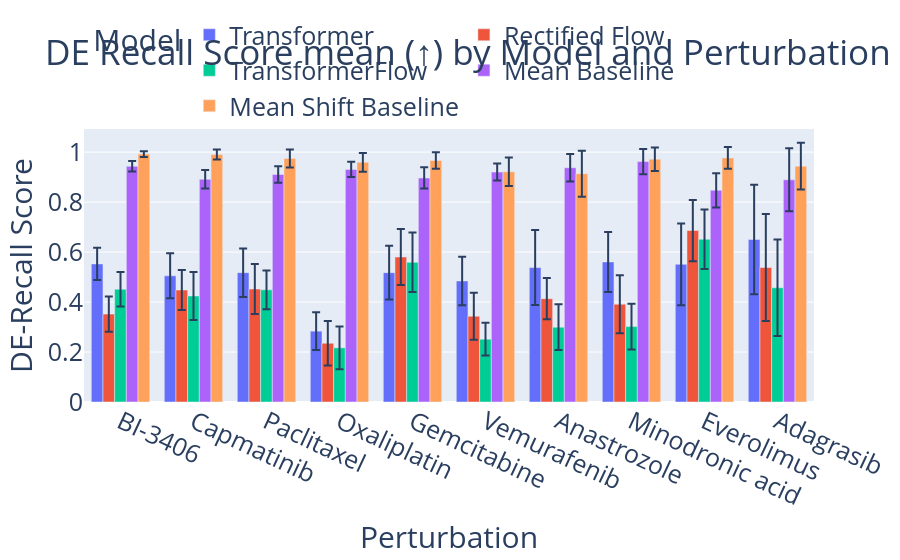

Notebook code cell kept with this figure:
### Code cell
from plotly.subplots import make_subplots
import plotly.graph_objects as go

model_scores = {
    "Transformer": transformer_de_recall_by_pert,
    "Rectified Flow": rf_de_recall_by_pert,
    "TransformerFlow": tf_de_recall_by_pert,
    "Mean Baseline": mean_baseline_de_recall_by_pert,
    "Mean Shift Baseline": mean_shift_baseline_de_recall_by_pert,
}
colors = px.colors.qualitative.Plotly
degs = pd.Series([num_degs[p] for p in perturbations], index=perturbations)

fig = make_subplots(rows=1, cols=1, shared_xaxes=True, vertical_spacing=0.06, row_heights=[1.0]) # 72 28

# Top: DE-F1 bars per model (legend shows Spearman rho between num DEGs and mean DE-F1)
for color, (model, scores) in zip(colors, model_scores.items()):
    means = pd.Series(scores.mean(axis=0), index=perturbations)
    corr = means.corr(edistances, method="spearman")
    print(f"{model}: Spearman ρ = {corr:.2f}")
    fig.add_trace(go.Bar(x=perturbations, y=means, error_y=dict(type="data", array=scores.std(axis=0), visible=True),
                         name=f"{model}", marker_color=color), row=1, col=1)

# Bottom: perturbation magnitude (number of DEGs)
# fig.add_trace(go.Scatter(x=perturbations, y=degs, mode="lines+markers+text", text=degs, textposition="top center",
#                          line=dict(color="black"), name="# DEGs", showlegend=False), row=1, col=1)

fig.update_layout(barmode="group", title="DE Recall Score mean (↑) by Model and Perturbation",
                  legend_title_text="Model", font=dict(size=25))

fig.update_layout(legend=dict(
    orientation="h",
    yanchor="bottom",
    y=1.0,
    xanchor="left",
    x=0.01
))

fig.update_yaxes(title_text="DE-Recall Score", row=1, col=1)
# fig.update_yaxes(title_text="# DEGs", range=[0, 50], row=2, col=1) # * degs.max() * 1.5
fig.update_xaxes(title_text="Perturbation", row=1, col=1)

# Tilt x-axis labels for better readability
fig.update_xaxes(tickangle=25, row=1, col=1)

# Save the figure as a PNG file
fig.write_image("thesis_plots/results/seen/de_recall_score_by_model_and_perturbation.png", scale=5, width=1400, height=700)

fig.show()

### Figure 1 — Plotly figure (JSON) as saved in the notebook; plotly's stock layout.template omitted (floating-point values rounded to 4 significant figures)
{"data": [{"error_y": {"array": [0.06422, 0.08991, 0.0969, 0.07528, 0.1074, 0.09681, 0.1501, 0.1203, 0.1636, 0.2192], "type": "data", "visible": true}, "marker": {"color": "#636EFA"}, "name": "Transformer", "type": "bar", "x": ["BI-3406", "Capmatinib", "Paclitaxel", "Oxaliplatin", "Gemcitabine", "Vemurafenib", "Anastrozole", "Minodronic acid", "Everolimus", "Adagrasib"], "xaxis": "x", "y": [0.5526, 0.505, 0.5176, 0.2836, 0.5175, 0.4845, 0.5381, 0.5605, 0.551, 0.6506], "yaxis": "y"}, {"error_y": {"array": [0.07064, 0.0802, 0.1004, 0.08888, 0.1121, 0.094, 0.08292, 0.1162, 0.1226, 0.2144], "type": "data", "visible": true}, "marker": {"color": "#EF553B"}, "name": "Rectified Flow", "type": "bar", "x": ["BI-3406", "Capmatinib", "Paclitaxel", "Oxaliplatin", "Gemcitabine", "Vemurafenib", "Anastrozole", "Minodronic acid", "Everolimus", "Adagrasib"], "xaxis": "x", "y": [0.3517, 0.4481, 0.4521, 0.2351, 0.5803, 0.3434, 0.4136, 0.3912, 0.6863, 0.5383], "yaxis": "y"}, {"error_y": {"array": [0.06905, 0.09643, 0.07724, 0.0853, 0.1191, 0.06539, 0.09169, 0.09171, 0.1192, 0.1929], "type": "data", "visible": true}, "marker": {"color": "#00CC96"}, "name": "TransformerFlow", "type": "bar", "x": ["BI-3406", "Capmatinib", "Paclitaxel", "Oxaliplatin", "Gemcitabine", "Vemurafenib", "Anastrozole", "Minodronic acid", "Everolimus", "Adagrasib"], "xaxis": "x", "y": [0.4511, 0.4243, 0.4488, 0.2168, 0.5589, 0.2513, 0.2994, 0.3017, 0.6514, 0.4571], "yaxis": "y"}, {"error_y": {"array": [0.02131, 0.03699, 0.03345, 0.03075, 0.04261, 0.03393, 0.05536, 0.05024, 0.06861, 0.1261], "type": "data", "visible": true}, "marker": {"color": "#AB63FA"}, "name": "Mean Baseline", "type": "bar", "x": ["BI-3406", "Capmatinib", "Paclitaxel", "Oxaliplatin", "Gemcitabine", "Vemurafenib", "Anastrozole", "Minodronic acid", "Everolimus", "Adagrasib"], "xaxis": "x", "y": [0.9434, 0.8911, 0.9105, 0.9309, 0.8966, 0.9201, 0.9376, 0.9622, 0.8472, 0.8892], "yaxis": "y"}, {"error_y": {"array": [0.01155, 0.02035, 0.03604, 0.03742, 0.03332, 0.05706, 0.09174, 0.04691, 0.04388, 0.09398], "type": "data", "visible": true}, "marker": {"color": "#FFA15A"}, "name": "Mean Shift Baseline", "type": "bar", "x": ["BI-3406", "Capmatinib", "Paclitaxel", "Oxaliplatin", "Gemcitabine", "Vemurafenib", "Anastrozole", "Minodronic acid", "Everolimus", "Adagrasib"], "xaxis": "x", "y": [0.9921, 0.9905, 0.9749, 0.9594, 0.9666, 0.9216, 0.9136, 0.9719, 0.9769, 0.944], "yaxis": "y"}], "layout": {"barmode": "group", "font": {"size": 25}, "legend": {"orientation": "h", "title": {"text": "Model"}, "x": 0.01, "xanchor": "left", "y": 1, "yanchor": "bottom"}, "title": {"text": "DE Recall Score mean (↑) by Model and Perturbation"}, "xaxis": {"anchor": "y", "domain": [0, 1], "tickangle": 25, "title": {"text": "Perturbation"}}, "yaxis": {"anchor": "x", "domain": [0, 1], "title": {"text": "DE-Recall Score"}}}}
